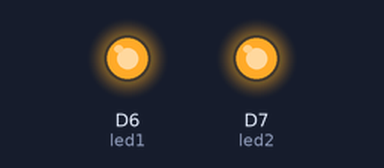
The sketch below on a simulated ESP8266 (NodeMCU). On the bench: output pins drawn as LEDs (lit = HIGH).

Above: at 0.2 s.
At 22.2 s:
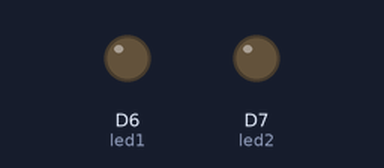
Timing chart, 0 to 23.1 s (numbered marks = the images above):
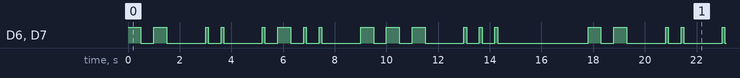

Measured:
- by itself, D6 (led1), D7 (led2): moves between LOW and HIGH, repeating every 17.8 s
- by itself, everything shown: repeats every 17.8 s, in 28 steps

The sketch:

blink-name.ino
```cpp
// ------------
// Blink your name with LED in morse code
// ------------

/*-------------

This program will blink an led on and off in morse code.
It blinks the D7 LED on your Particle device. If you have an LED wired to D6, it will blink that LED as well.

-------------*/


int led1 = D6; // Instead of writing D6 over and over again, we'll write led1
// You'll need to wire an LED to this one to see it blink.

int led2 = D7; // Instead of writing D7 over and over again, we'll write led2
// This one is the little blue LED on your board. On the Photon it is next to D7, and on the Core it is next to the USB jack.


void setup() {

	// We are going to tell our device that D6 and D7 (which we named led1 and led2 respectively) are going to be output
	pinMode(led1, OUTPUT);
	pinMode(led2, OUTPUT);

}

// dash function that takes integer for how many times it needs to make a long flash
void dash(int n){
    for(int i=0; i < n; i++){
        digitalWrite(led1, HIGH);
	    digitalWrite(led2, HIGH);

    	// We'll leave it on for 0.5 miliseconds...
    	delay(500);

    	// Then we'll turn it off...
    	digitalWrite(led1, LOW);
    	digitalWrite(led2, LOW);
    	// Wait 0.5 second...
    	delay(500);
    }
}

// dot function that takes integer for how many times it needs to make a short flash
void dot(int n){
    for(int i=0; i < n; i++){
        digitalWrite(led1, HIGH);
	    digitalWrite(led2, HIGH);

    	// We'll leave it on for 1 miliseconds...
    	delay(100);

    	// Then we'll turn it off...
    	digitalWrite(led1, LOW);
    	digitalWrite(led2, LOW);
    	// Wait 0.5 second...
    	delay(500);
    }
}


// Next we have the loop function, the other essential part of a microcontroller program.
// This routine gets repeated over and over, as quickly as possible and as many times as possible, after the setup function is called.

void loop() {
    //here we will input our integers for each of the letters and make 1 second deley between letters
    //we also have a bigger delay at the end to signify end of the name
    dash(2);

    delay(1000);
    dot(2);

    delay(1000);
    dot(1);
    dash(1);
    dot(2);

    delay(1000);
    dash(3);

    delay(1000);
    dot(3);
    delay(3000);
	// And repeat!
}
```
